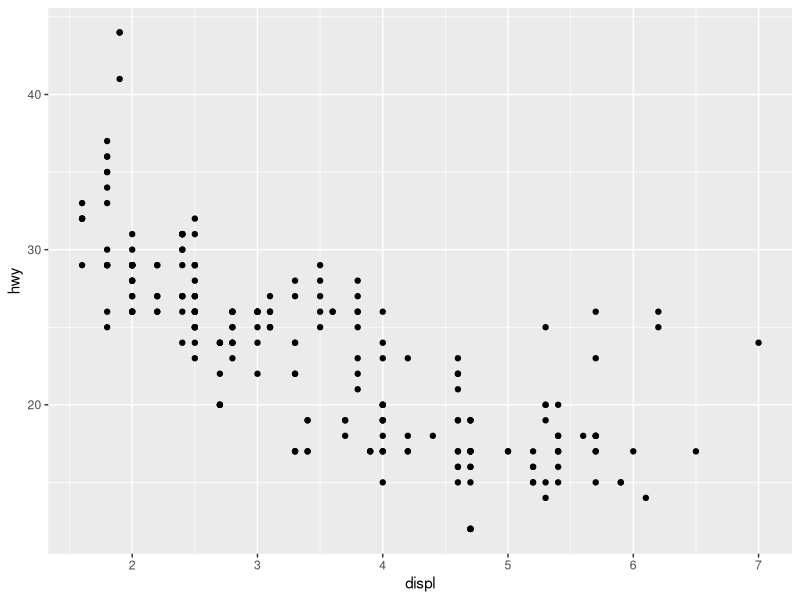
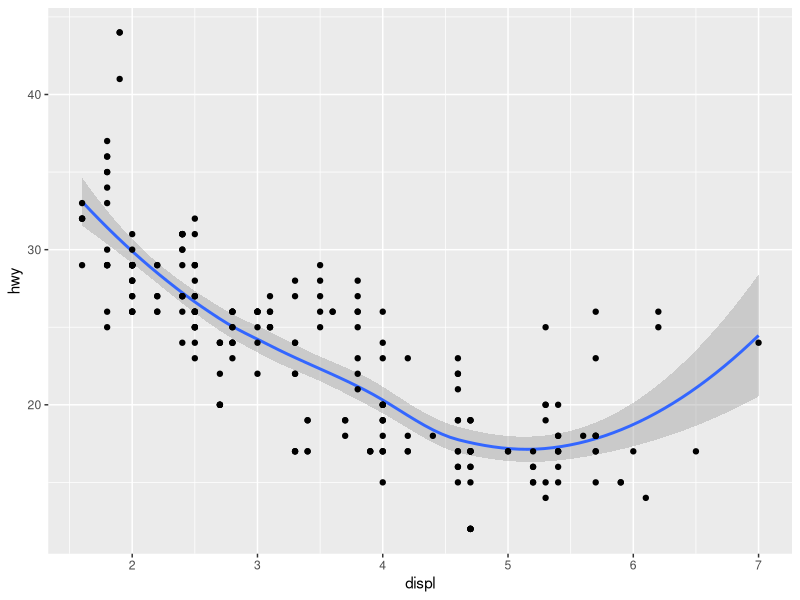
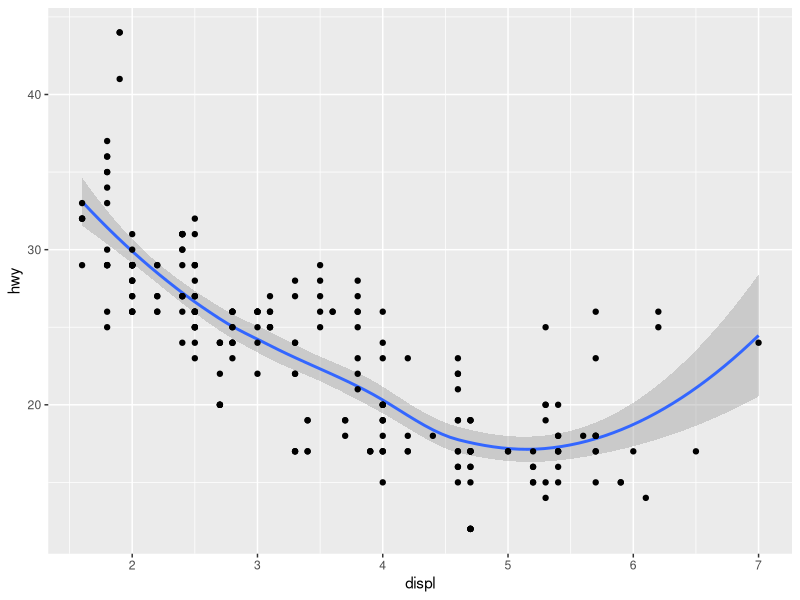
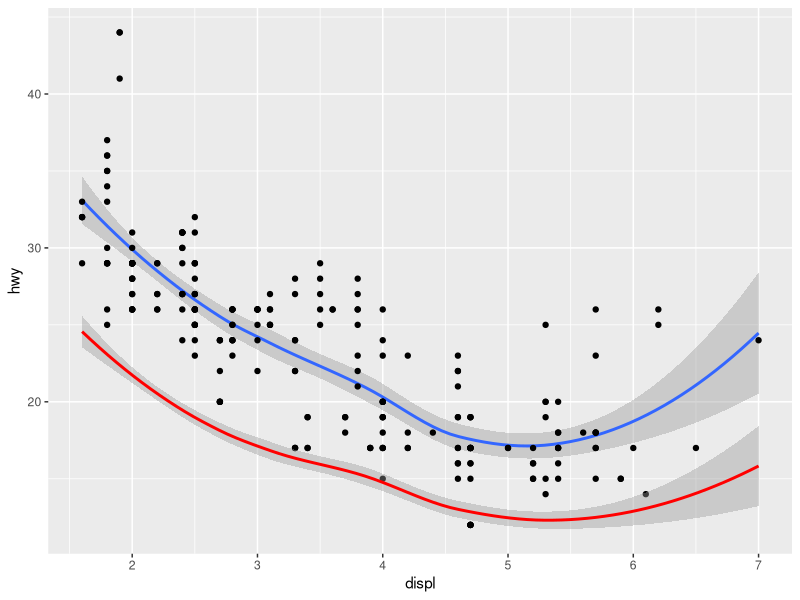
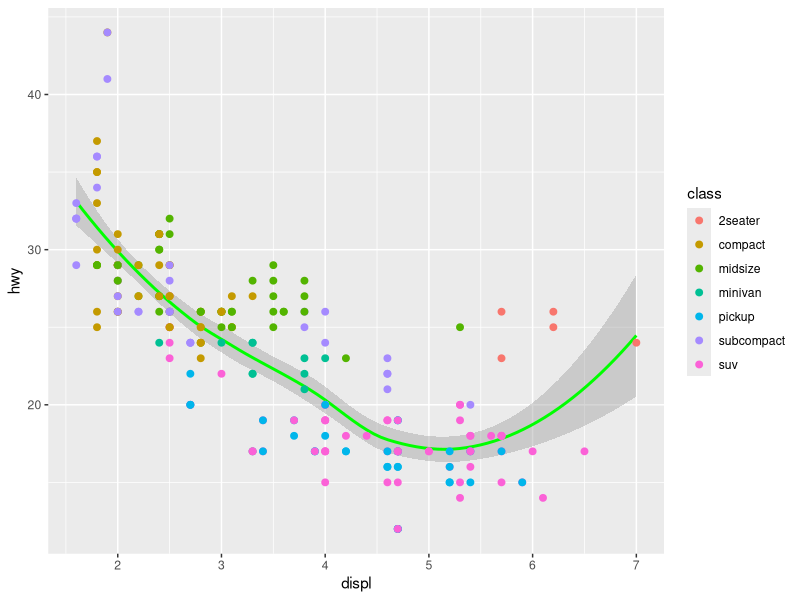
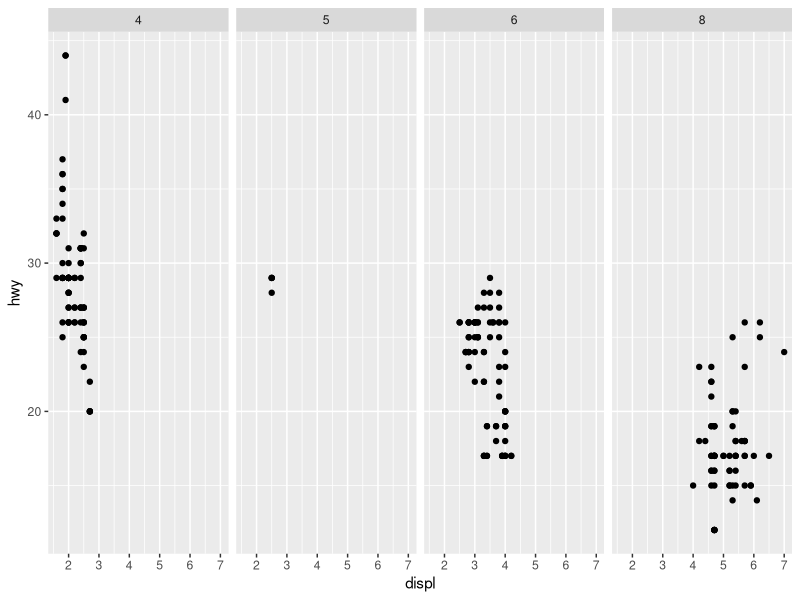
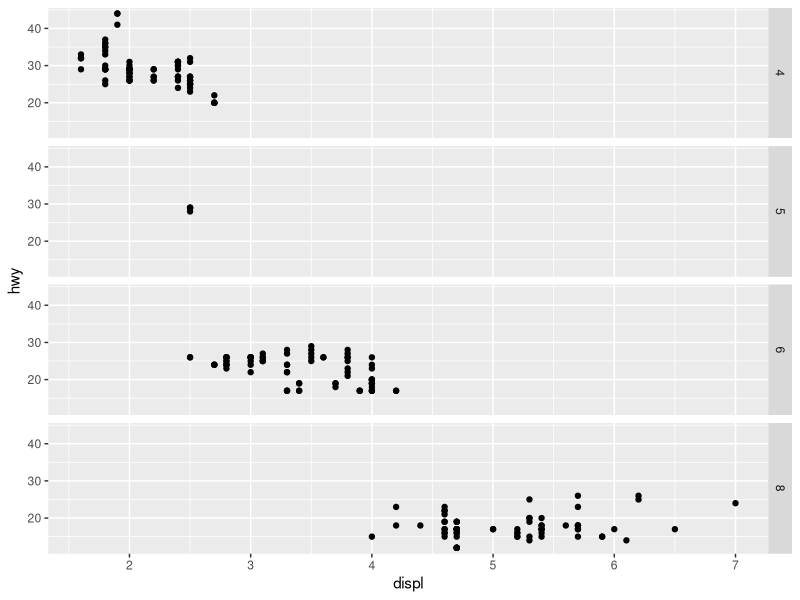
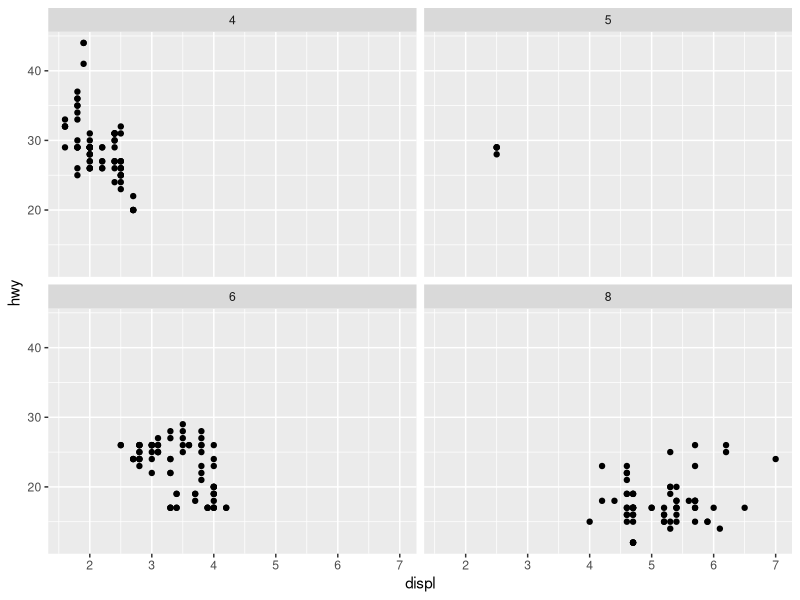

Recreate these plots in R, in order.
## ---- chunk 1
library(tidyverse)
## ---- chunk 2
mpg
summary(mpg) 
mpg$drv
## ---- chunk 3
ggplot(data = mpg) + 
  geom_point(mapping = aes(x = displ, y = hwy))
ggplot(data = mpg) +
  geom_smooth(mapping = aes(x = displ, y = hwy)) + 
  geom_point(mapping = aes(x = displ, y = hwy))
## ---- chunk 4
ggplot(data = mpg, mapping = aes(x = displ, y = hwy)) + 
  geom_smooth() + geom_point()

ggplot(data = mpg, mapping = aes(x = displ, y = hwy)) + 
  geom_smooth() + geom_point() +
  geom_smooth(mapping = aes(x = displ,y = cty),color = "red")
## ---- chunk 5
ggplot(mpg, aes(displ,hwy)) + geom_smooth(color = "green") + 
  geom_point(aes(color=class),size=2) 
## ---- chunk 6
ggplot(mpg, aes(displ,hwy))  + geom_point() + facet_grid(.~cyl)
ggplot(mpg, aes(displ,hwy))  + geom_point() + facet_grid(cyl~.)
ggplot(mpg, aes(displ,hwy))  + geom_point() + facet_wrap(~cyl)
ggplot(mpg, aes(displ,hwy))  + geom_point() + facet_grid(cyl~class)
## ---- chunk 7
ggplot(mpg)  + geom_point(aes(displ,hwy,size=class),color="blue",shape=17) 

ggplot(mpg) + 
  geom_smooth(aes(displ,hwy, linetype = drv))

ggplot(mpg,aes(displ,hwy,color=drv)) + 
  geom_smooth(se=FALSE,show.legend = FALSE) +
  geom_point(size=2,show.legend = FALSE)

